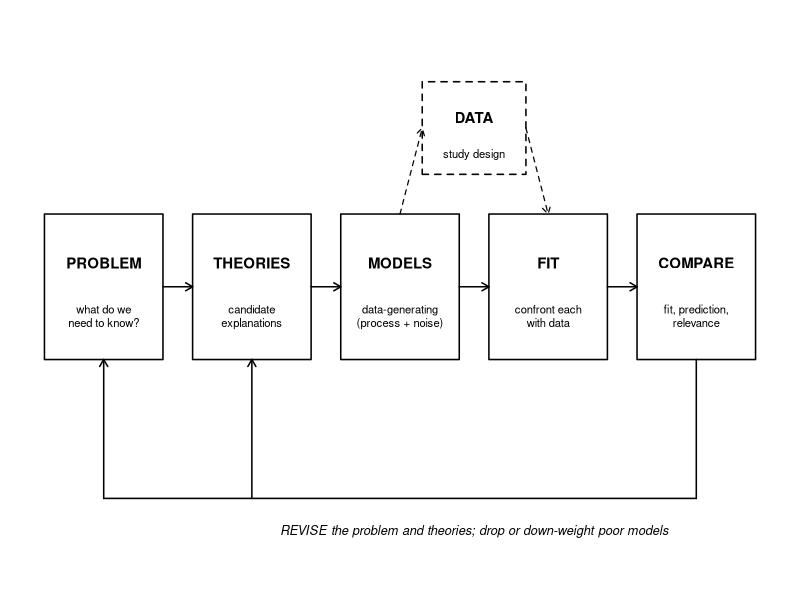

This chart was generated by the following R code:
## ---- chunk 1
knitr::opts_chunk$set(echo = TRUE, warning = FALSE, message = FALSE,
                      fig.width = 7, fig.height = 4.5, fig.align = "center")
## ---- chunk 2
draw_workflow <- function(highlight = NULL, cex = 0.9) {
  boxes <- c("PROBLEM", "THEORIES", "MODELS", "FIT", "COMPARE")
  subs <- c("what do we\nneed to know?", "candidate\nexplanations",
            "data-generating\n(process + noise)", "confront each\nwith data",
            "fit, prediction,\nrelevance")
  x <- seq(1, 9, by = 2)
  y <- 2
  w <- 0.8
  h <- 0.55
  shade <- function(lab) if (!is.null(highlight) && lab %in% highlight) "lightskyblue1" else "white"
  par(mar = c(0, 0, 0, 0))
  plot(NA, xlim = c(0, 10), ylim = c(-0.2, 4), axes = FALSE, xlab = "", ylab = "")
  for (i in seq_along(boxes)) {
    rect(x[i] - w, y - h, x[i] + w, y + h, col = shade(boxes[i]), lwd = 1.5)
    text(x[i], y + 0.18, boxes[i], font = 2, cex = cex)
    text(x[i], y - 0.22, subs[i], cex = cex * 0.75)
  }
  arrows(x[-5] + w, y, x[-1] - w, y, length = 0.08, lwd = 1.5)
  rect(6 - 0.7, 3.2 - 0.35, 6 + 0.7, 3.2 + 0.35, lty = 2, lwd = 1.5)
  text(6, 3.28, "DATA", font = 2, cex = cex)
  text(6, 3.0, "study design", cex = cex * 0.75)
  arrows(x[3], y + h, 6 - 0.7, 3.2, length = 0.08, lty = 2, lwd = 1.2)
  arrows(6 + 0.7, 3.2, x[4], y + h, length = 0.08, lty = 2, lwd = 1.2)
  segments(x[5], y - h, x[5], 0.4, lwd = 1.5)
  segments(x[5], 0.4, x[1], 0.4, lwd = 1.5)
  arrows(x[c(1, 2)], 0.4, x[c(1, 2)], y - h, length = 0.08, lwd = 1.5)
  text(6, 0.15, "REVISE the problem and theories; drop or down-weight poor models",
       cex = cex * 0.85, font = 3)
}
## ---- chunk 3
draw_workflow()
